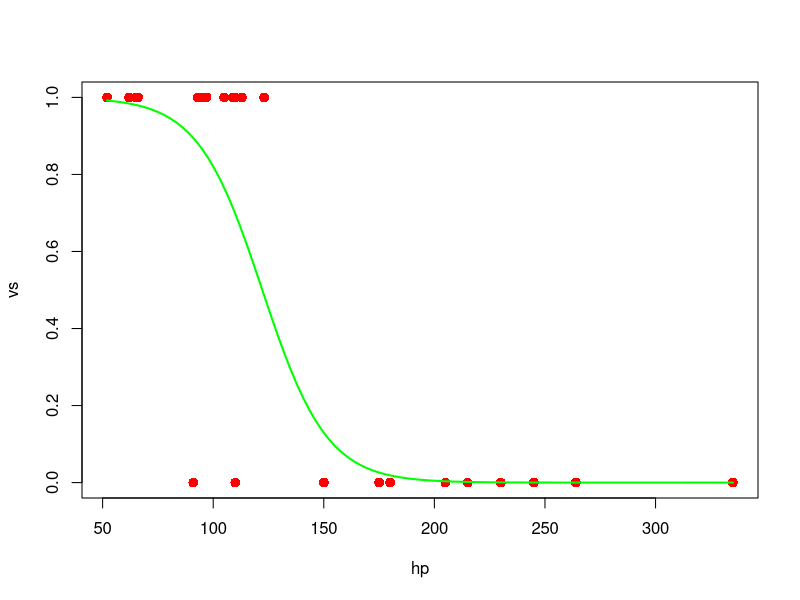

Write the R code that produced this figure.
library(MASS)
library(caret)
set.seed(7)
data(mtcars)

split=createDataPartition(mtcars$vs,times=1,p=0.60,list=FALSE)
test_set=data.frame(mtcars[-split,c('hp','vs')])
test=data.frame(hp=seq(min(mtcars$hp),max(mtcars$hp),len=100))

model=glm(vs~hp,data=mtcars,family="binomial")

test$vs=predict(model,test,type="response")
test_preds=predict(model,test_set,type="response")

test_labs=as.factor(ifelse(test_preds>=0.5,1,0))
actual=as.factor(test_set$vs)
cm=confusionMatrix(actual,test_labs)

print(cm$table)
cat("Accuracy = ",cm$overall[1])

plot(vs~hp,data=mtcars,col='red',cex=1.3,pch=16)
lines(vs~hp,data=test,col='green',lwd=2)
